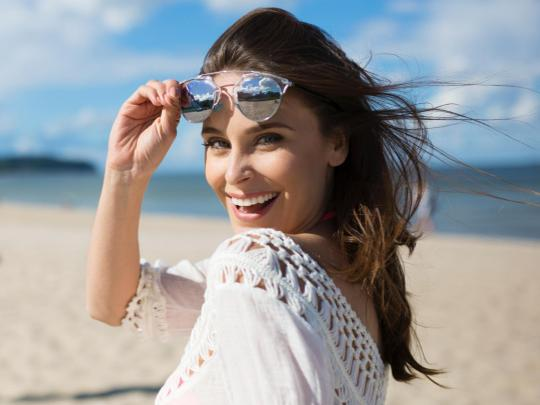
#> input picture Week_3/learn_opencv/original.jpeg, 540 x 405 px
$ python test.py
#> lines starting #> are read from the running program, lines starting #| are printed output that depends on the picture
import cv2
import imutils

image = cv2.imread("original.jpeg")
#> image is the input picture: shape (405, 540, 3); mean B, G, R 154.4, 152.8, 151.9
h, w, d = image.shape
#> h = 405; w = 540; d = 3
print("width={}, height={}, depth={}".format(w, h, d))
#| width=540, height=405, depth=3

roi = image[0:h, 320:420]
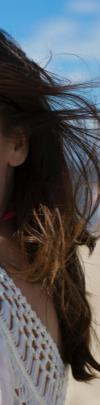
#> roi: shape (405, 100, 3); mean B, G, R 88.5, 85.2, 84
resized = imutils.resize(image, width=300)
center = (w // 2, h // 2)
#> center = (270, 202)
M = cv2.getRotationMatrix2D(center, -45, 1.0)
rotated = cv2.warpAffine(image, M, (w, h))
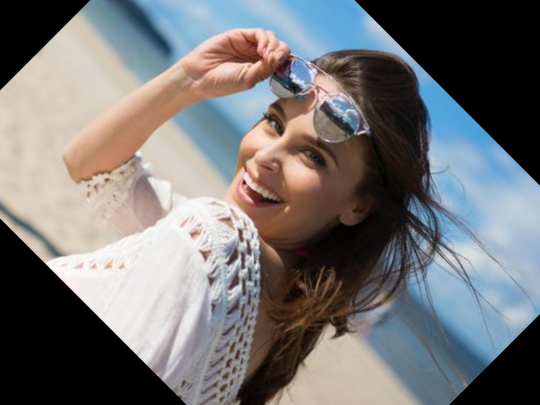
#> rotated: shape (405, 540, 3); mean B, G, R 117.5, 116.6, 117.2
rotated2 = imutils.rotate(image, -45)

blurred = cv2.GaussianBlur(image, (11, 11), 0)
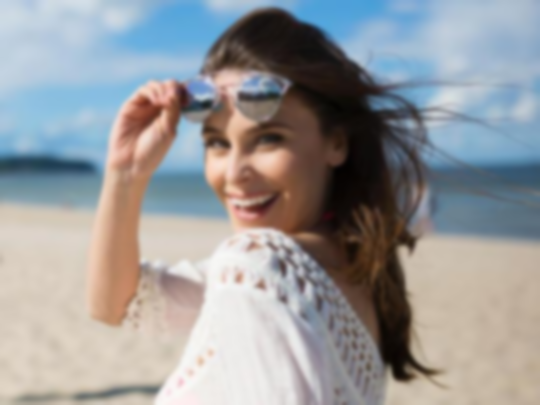
#> blurred: shape (405, 540, 3); mean B, G, R 154.4, 152.8, 151.9
output = image.copy()
cv2.rectangle(output, (320, 60), (420, 160), (0, 0, 255), 2)
cv2.circle(output, (300, 150), 20, (255,0,0), -1)
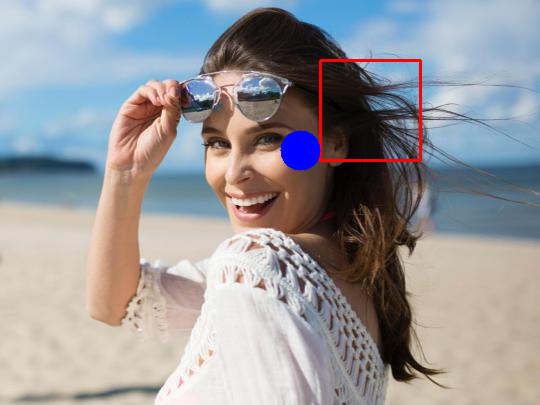
#> output: shape (405, 540, 3); mean B, G, R 155, 151.9, 152.2
# [4 lines of commented-out code are left out]
cv2.imshow("Image", image)
cv2.waitKey()

cv2.imshow("roi", roi)
cv2.waitKey()
